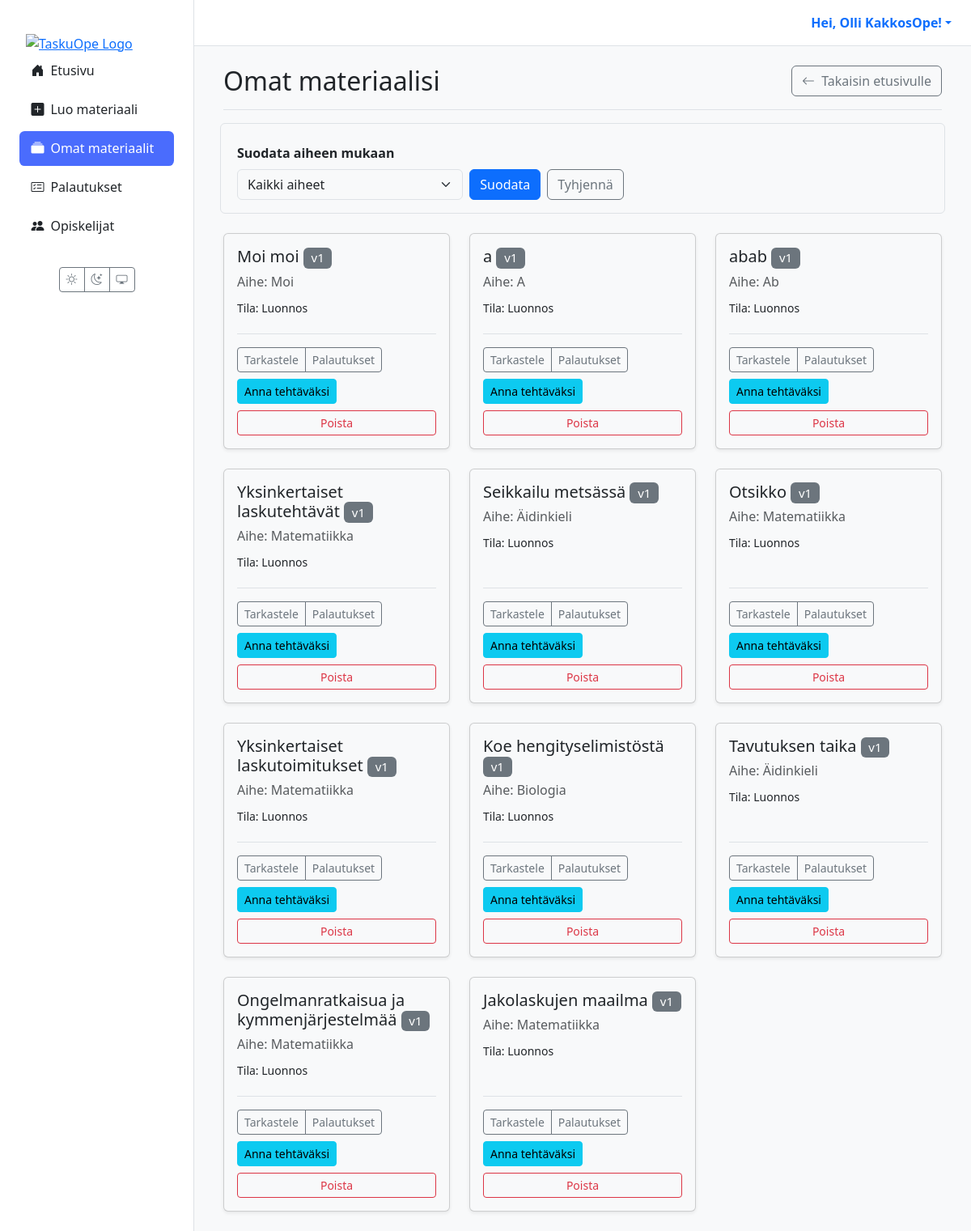
The page /materiaalit/ (signed in) on the database as committed earlier.
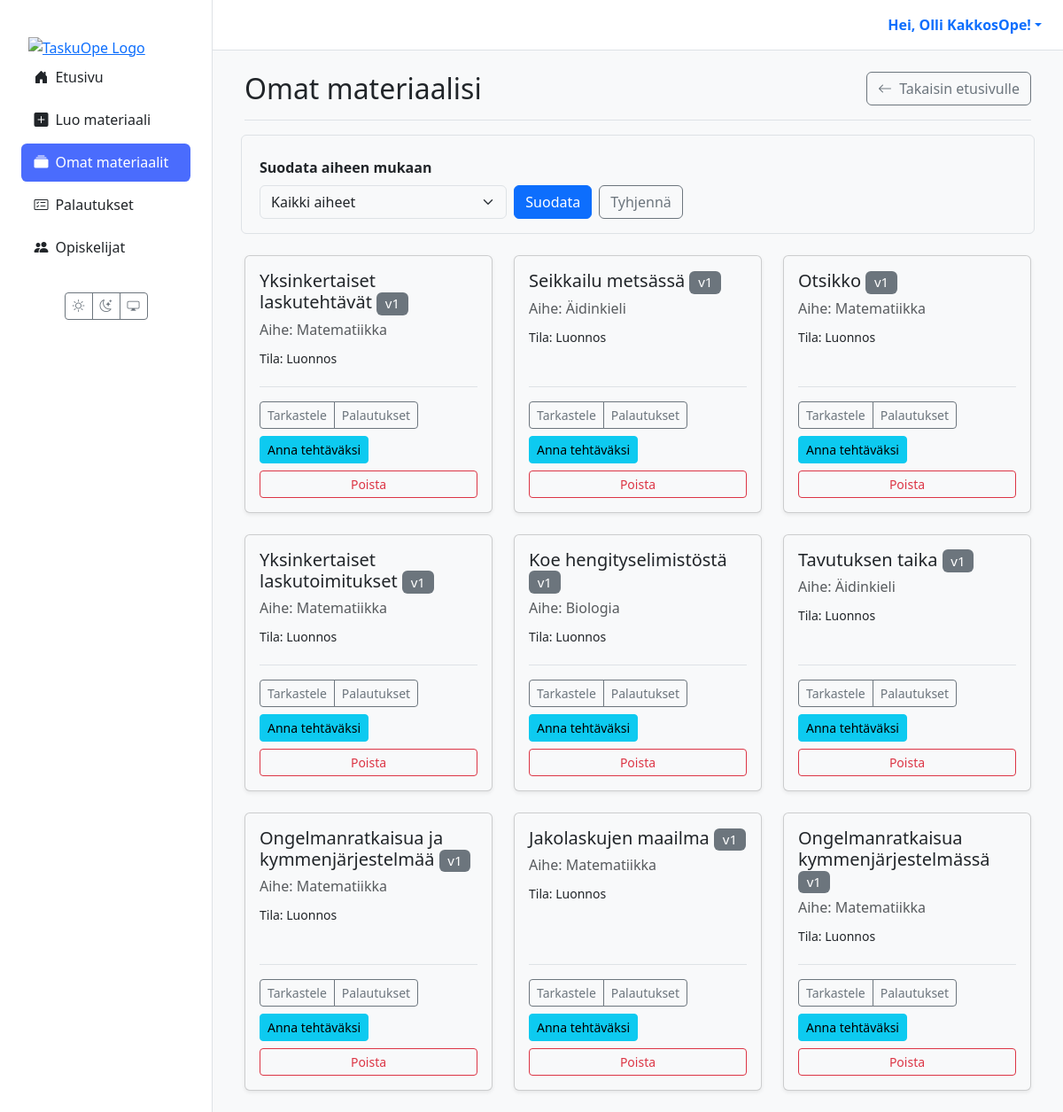
The same page on the database as committed later.
### materials/models.py (models this page shows, shortened)
class Material(models.Model):
    class MaterialType(models.TextChoices):
        TASK = 'tehtävä', _('Tehtävä')
        LEARNING_MATERIAL = 'oppimateriaali', _('Oppimateriaali')
        TEST = 'testi', _('Testi')
        EXAM = 'koe', _('Koe')
        VIDEO = 'video', _('Video')
        GAME = 'peli', _('Peli')
    class Status(models.TextChoices):
        DRAFT = 'DRAFT', _('Luonnos')
        PENDING_APPROVAL = 'PENDING', _('Odottaa hyväksyntää')
        APPROVED = 'APPROVED', _('Hyväksytty')
        REJECTED = 'REJECTED', _('Hylätty')
    GRADE_CHOICES = [(str(i), f"{i}. luokka") for i in range(1, 7)]
    id = models.UUIDField(primary_key=True, default=uuid.uuid4, editable=False)
    title = models.CharField(max_length=255, verbose_name=_("Otsikko"))
    content = models.TextField(
        verbose_name=_("Sisältö"),
        help_text=_("Raakasisältö, esim. AI:n tuottama teksti.")
    )
    structured_content = models.JSONField(
        null=True,
        blank=True,
        verbose_name=_("Jäsennelty sisältö"),
        help_text=_("Esim. monivalinnat tai tehtävän rakenne JSON-muodossa.")
    )
    material_type = models.CharField(
        max_length=50,
        choices=MaterialType.choices,
        default=MaterialType.TASK,
        verbose_name=_("Materiaalin tyyppi"),
    )
    subject = models.CharField(max_length=100, null=True, blank=True, verbose_name=_("Aine"))
    grade_level = models.CharField(
        max_length=20,
        choices=GRADE_CHOICES,
        null=True,
        blank=True,
        verbose_name=_("Luokka-aste"),
    )
    audience = models.JSONField(
        null=True,
        blank=True,
        verbose_name=_("Kohderyhmä"),
        help_text=_("Esim. {'learning_styles': ['visuaalinen'], 'languages': ['fi']}")
    )
    author = models.ForeignKey(
        settings.AUTH_USER_MODEL,
        related_name='authored_materials',
        on_delete=models.CASCADE,
        limit_choices_to={'role': 'TEACHER'},
        verbose_name=_("Tekijä (opettaja)"),
    )
    prompt = models.ForeignKey(
        Prompt,
        on_delete=models.SET_NULL,
        null=True,
        blank=True,
        verbose_name=_("Kehoite"),
    )
    status = models.CharField(
        max_length=50,
        choices=Status.choices,
        default=Status.DRAFT,
        verbose_name=_("Tila"),
    )
    version = models.IntegerField(default=1, verbose_name=_("Versio"))
    parent = models.ForeignKey(
        'self',
        on_delete=models.SET_NULL,
        null=True,
        blank=True,
        related_name='versions',
        verbose_name=_("Edellinen versio"),
    )
    created_at = models.DateTimeField(auto_now_add=True, verbose_name=_("Luotu"))
    updated_at = models.DateTimeField(auto_now=True, verbose_name=_("Päivitetty"))
    class Meta:
        verbose_name = _("Materiaali")
        verbose_name_plural = _("Materiaalit")

### materials/views.py (the view)
# urls.py: path("materiaalit/", views.material_list_view, name="material_list"),
@login_required(login_url='kirjaudu')
def material_list_view(request):
    if request.user.role != 'TEACHER':
        messages.error(request, "Vain opettajat voivat nähdä tämän sivun.")
        return redirect('dashboard')
    selected_subject = request.GET.get('subject', '')
    materials_qs = Material.objects.filter(author=request.user)
    subjects = materials_qs.exclude(subject__isnull=True).exclude(subject='').values_list('subject', flat=True).distinct().order_by('subject')
    if selected_subject:
        materials_qs = materials_qs.filter(subject=selected_subject)
    context = {
        'materials': materials_qs,
        'subjects': subjects,
        'selected_subject': selected_subject,
    }
    return render(request, 'materials/list.html', context)

### templates/materials/list.html (shortened to what this page needs)
{% extends 'partials/base.html' %}
{% load static %}
{% block content %}
<div class="container-fluid">
  <div class="d-flex justify-content-between align-items-center mb-4 border-bottom pb-3">
    <h1 class="h2 mb-0">Omat materiaalisi</h1>
    <a href="{% url 'dashboard' %}" class="btn btn-outline-secondary">
      <i class="bi bi-arrow-left me-1"></i> Takaisin etusivulle
    </a>
  </div>
    <form method="get" class="row g-2 align-items-end p-3 rounded mb-4 border">
    <div class="col-md-4">
      <label for="subject-filter" class="form-label fw-bold">Suodata aiheen mukaan</label>
      <select name="subject" id="subject-filter" class="form-select">
        <option value="">Kaikki aiheet</option>
      </select>
    </div>
    <div class="col-md-8 d-flex gap-2">
      <button type="submit" class="btn btn-primary">Suodata</button>
      <a href="{% url 'material_list' %}" class="btn btn-outline-secondary">Tyhjennä</a>
    </div>
  </form>
  <section class="materials-list">
    <div class="row row-cols-1 row-cols-md-2 row-cols-xl-3 g-4">
      {% for m in materials %}
      <div class="col">
        <div class="card h-100 shadow-sm">
          <div class="card-body d-flex flex-column">
            <h5 class="card-title">
              {{ m.title }}
              <span class="badge bg-secondary fw-normal">v{{ m.version }}</span>
            </h5>
            <p class="card-subtitle mb-2 text-muted">Aihe: {{ m.subject|default:'Ei määritelty' }}</p>
            <p class="card-text"><small>Tila: {{ m.get_status_display }}</small></p>
            <div class="mt-auto pt-3 border-top">
              <div class="d-flex justify-content-between align-items-center flex-wrap gap-2">
                <div class="btn-group">
                  <a class="btn btn-sm btn-outline-secondary" href="{% url 'material_detail' material_id=m.id %}">Tarkastele</a>
                  <a class="btn btn-sm btn-outline-secondary" href="{% url 'view_submissions' material_id=m.id %}">Palautukset</a>
                </div>
                <a class="btn btn-sm btn-info" href="{% url 'assign_material' material_id=m.id %}">Anna tehtäväksi</a>
              </div>
              <div class="d-grid mt-2">
                <button type="button"
                        class="btn btn-sm btn-outline-danger"
                        data-bs-toggle="modal"
                        data-bs-target="#deleteModal-{{ m.id }}">
                  Poista
                </button>
              </div>
            </div>
          </div>
        </div>
      </div>
      {% endfor %}
    </div>
  </section>
</div>
{% endblock %}

Rows that differ between the two databases and show on the page:
removed Material: title "Moi moi", version "1", subject "Moi", status "Luonnos"
removed Material: title "a", version "1", subject "A", status "Luonnos"
removed Material: title "abab", version "1", subject "Ab", status "Luonnos"
added Material: title "Ongelmanratkaisua kymmenjärjestelmässä", version "1", subject "Matematiikka", status "Luonnos"
